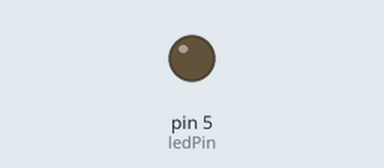
Recording of a sketch running on a simulated Arduino Uno, built with avr-gcc and run on an emulated ATmega328P. Parts: output pins drawn as LEDs (lit = HIGH).

Above: at 2.0 s.
At 20.1 s:
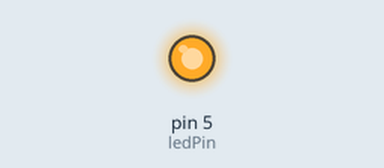
Timing chart, 0 to 20.5 s (numbered marks = the images above):
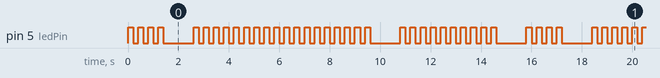

The sketch:

doctor.ino
```cpp
int ledPin = 5; // select the pin for the LED

void setup() {
  // declare the ledPin as an OUTPUT:
  pinMode(ledPin, OUTPUT);
}

void loop() {
  for (int i = 0; i < 4; i++) {
    digitalWrite(ledPin, HIGH);
    delay(200);
    digitalWrite(ledPin, LOW);
    delay(200);
  }
  delay(1000);
  for (int i = 0; i < 18; i++) {
    digitalWrite(ledPin, HIGH);
    delay(200);
    digitalWrite(ledPin, LOW);
    delay(200);
  }
  delay(1000);
  for (int i = 0; i < 10; i++) {
    digitalWrite(ledPin, HIGH);
    delay(200);
    digitalWrite(ledPin, LOW);
    delay(200);

  }
  delay(1000);
}
```

Measured:
- by itself, pin 5 (ledPin): moves between LOW and HIGH, repeating every 15.8 s
- by itself, everything shown: repeats every 15.8 s, in 64 steps
